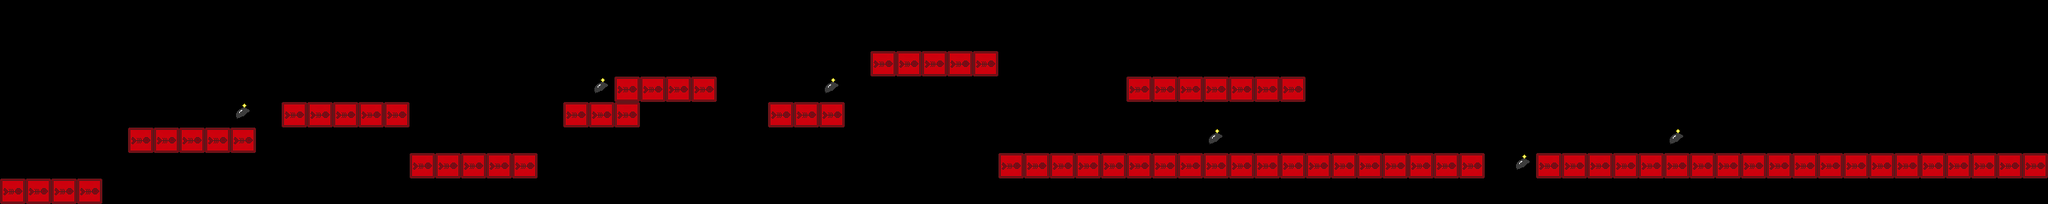

A level layout from a 2D game, rendered from its tile map. Below: a short description, then the map file with its tile-grid data intact:
An orthogonal 80x8 tile map with 32x32 px tiles, 2 tile layers (block, bomb), 3 tilesets and 15 objects.

<map version="1.0" tiledversion="1.1.5" orientation="orthogonal" renderorder="right-down" width="80" height="8" tilewidth="32" tileheight="32" infinite="0" nextobjectid="20">
 <tileset firstgid="1" source="block.tsx" />
 <tileset firstgid="2" source="crystal.tsx" />
 <tileset firstgid="3" source="bomb.tsx" />
 <layer name="block" width="80" height="8">
  <data encoding="csv">
0,0,0,0,0,0,0,0,0,0,0,0,0,0,0,0,0,0,0,0,0,0,0,0,0,0,0,0,0,0,0,0,0,0,0,0,0,0,0,0,0,0,0,0,0,0,0,0,0,0,0,0,0,0,0,0,0,0,0,0,0,0,0,0,0,0,0,0,0,0,0,0,0,0,0,0,0,0,0,0,
0,0,0,0,0,0,0,0,0,0,0,0,0,0,0,0,0,0,0,0,0,0,0,0,0,0,0,0,0,0,0,0,0,0,0,0,0,0,0,0,0,0,0,0,0,0,0,0,0,0,0,0,0,0,0,0,0,0,0,0,0,0,0,0,0,0,0,0,0,0,0,0,0,0,0,0,0,0,0,0,
0,0,0,0,0,0,0,0,0,0,0,0,0,0,0,0,0,0,0,0,0,0,0,0,0,0,0,0,0,0,0,0,0,0,1,1,1,1,1,0,0,0,0,0,0,0,0,0,0,0,0,0,0,0,0,0,0,0,0,0,0,0,0,0,0,0,0,0,0,0,0,0,0,0,0,0,0,0,0,0,
0,0,0,0,0,0,0,0,0,0,0,0,0,0,0,0,0,0,0,0,0,0,0,0,1,1,1,1,0,0,0,0,0,0,0,0,0,0,0,0,0,0,0,0,1,1,1,1,1,1,1,0,0,0,0,0,0,0,0,0,0,0,0,0,0,0,0,0,0,0,0,0,0,0,0,0,0,0,0,0,
0,0,0,0,0,0,0,0,0,0,0,1,1,1,1,1,0,0,0,0,0,0,1,1,1,0,0,0,0,0,1,1,1,0,0,0,0,0,0,0,0,0,0,0,0,0,0,0,0,0,0,0,0,0,0,0,0,0,0,0,0,0,0,0,0,0,0,0,0,0,0,0,0,0,0,0,0,0,0,0,
0,0,0,0,0,1,1,1,1,1,0,0,0,0,0,0,0,0,0,0,0,0,0,0,0,0,0,0,0,0,0,0,0,0,0,0,0,0,0,0,0,0,0,0,0,0,0,0,0,0,0,0,0,0,0,0,0,0,0,0,0,0,0,0,0,0,0,0,0,0,0,0,0,0,0,0,0,0,0,0,
0,0,0,0,0,0,0,0,0,0,0,0,0,0,0,0,1,1,1,1,1,0,0,0,0,0,0,0,0,0,0,0,0,0,0,0,0,0,0,1,1,1,1,1,1,1,1,1,1,1,1,1,1,1,1,1,1,1,0,0,1,1,1,1,1,1,1,1,1,1,1,1,1,1,1,1,1,1,1,1,
1,1,1,1,0,0,0,0,0,0,0,0,0,0,0,0,0,0,0,0,0,0,0,0,0,0,0,0,0,0,0,0,0,0,0,0,0,0,0,0,0,0,0,0,0,0,0,0,0,0,0,0,0,0,0,0,0,0,0,0,0,0,0,0,0,0,0,0,0,0,0,0,0,0,0,0,0,0,0,0
</data>
 </layer>
 <objectgroup name="crystal">
  <object id="1" x="445" y="41">
   <ellipse />
  </object>
  <object id="2" x="112" y="176">
   <ellipse />
  </object>
  <object id="6" x="231" y="103">
   <ellipse />
  </object>
  <object id="7" x="270" y="61">
   <ellipse />
  </object>
  <object id="9" x="424" y="90">
   <ellipse />
  </object>
  <object id="10" x="495" y="57">
   <ellipse />
  </object>
  <object id="11" x="592" y="174">
   <ellipse />
  </object>
  <object id="12" x="641" y="166">
   <ellipse />
  </object>
  <object id="13" x="833" y="63">
   <ellipse />
  </object>
  <object id="14" x="887" y="69">
   <ellipse />
  </object>
  <object id="15" x="1172" y="16">
   <ellipse />
  </object>
  <object id="16" x="1432" y="66">
   <ellipse />
  </object>
  <object id="17" x="1316" y="136">
   <ellipse />
  </object>
  <object id="18" x="1775" y="166">
   <ellipse />
  </object>
  <object id="19" x="1547" y="75">
   <ellipse />
  </object>
 </objectgroup>
 <layer name="bomb" width="80" height="8">
  <data encoding="csv">
0,0,0,0,0,0,0,0,0,0,0,0,0,0,0,0,0,0,0,0,0,0,0,0,0,0,0,0,0,0,0,0,0,0,0,0,0,0,0,0,0,0,0,0,0,0,0,0,0,0,0,0,0,0,0,0,0,0,0,0,0,0,0,0,0,0,0,0,0,0,0,0,0,0,0,0,0,0,0,0,
0,0,0,0,0,0,0,0,0,0,0,0,0,0,0,0,0,0,0,0,0,0,0,0,0,0,0,0,0,0,0,0,0,0,0,0,0,0,0,0,0,0,0,0,0,0,0,0,0,0,0,0,0,0,0,0,0,0,0,0,0,0,0,0,0,0,0,0,0,0,0,0,0,0,0,0,0,0,0,0,
0,0,0,0,0,0,0,0,0,0,0,0,0,0,0,0,0,0,0,0,0,0,0,0,0,0,0,0,0,0,0,0,0,0,0,0,0,0,0,0,0,0,0,0,0,0,0,0,0,0,0,0,0,0,0,0,0,0,0,0,0,0,0,0,0,0,0,0,0,0,0,0,0,0,0,0,0,0,0,0,
0,0,0,0,0,0,0,0,0,0,0,0,0,0,0,0,0,0,0,0,0,0,0,3,0,0,0,0,0,0,0,0,3,0,0,0,0,0,0,0,0,0,0,0,0,0,0,0,0,0,0,0,0,0,0,0,0,0,0,0,0,0,0,0,0,0,0,0,0,0,0,0,0,0,0,0,0,0,0,0,
0,0,0,0,0,0,0,0,0,3,0,0,0,0,0,0,0,0,0,0,0,0,0,0,0,0,0,0,0,0,0,0,0,0,0,0,0,0,0,0,0,0,0,0,0,0,0,0,0,0,0,0,0,0,0,0,0,0,0,0,0,0,0,0,0,0,0,0,0,0,0,0,0,0,0,0,0,0,0,0,
0,0,0,0,0,0,0,0,0,0,0,0,0,0,0,0,0,0,0,0,0,0,0,0,0,0,0,0,0,0,0,0,0,0,0,0,0,0,0,0,0,0,0,0,0,0,0,3,0,0,0,0,0,0,0,0,0,0,0,0,0,0,0,0,0,3,0,0,0,0,0,0,0,0,0,0,0,0,0,0,
0,0,0,0,0,0,0,0,0,0,0,0,0,0,0,0,0,0,0,0,0,0,0,0,0,0,0,0,0,0,0,0,0,0,0,0,0,0,0,0,0,0,0,0,0,0,0,0,0,0,0,0,0,0,0,0,0,0,0,3,0,0,0,0,0,0,0,0,0,0,0,0,0,0,0,0,0,0,0,0,
0,0,0,0,0,0,0,0,0,0,0,0,0,0,0,0,0,0,0,0,0,0,0,0,0,0,0,0,0,0,0,0,0,0,0,0,0,0,0,0,0,0,0,0,0,0,0,0,0,0,0,0,0,0,0,0,0,0,0,0,0,0,0,0,0,0,0,0,0,0,0,0,0,0,0,0,0,0,0,0
</data>
 </layer>
</map>
